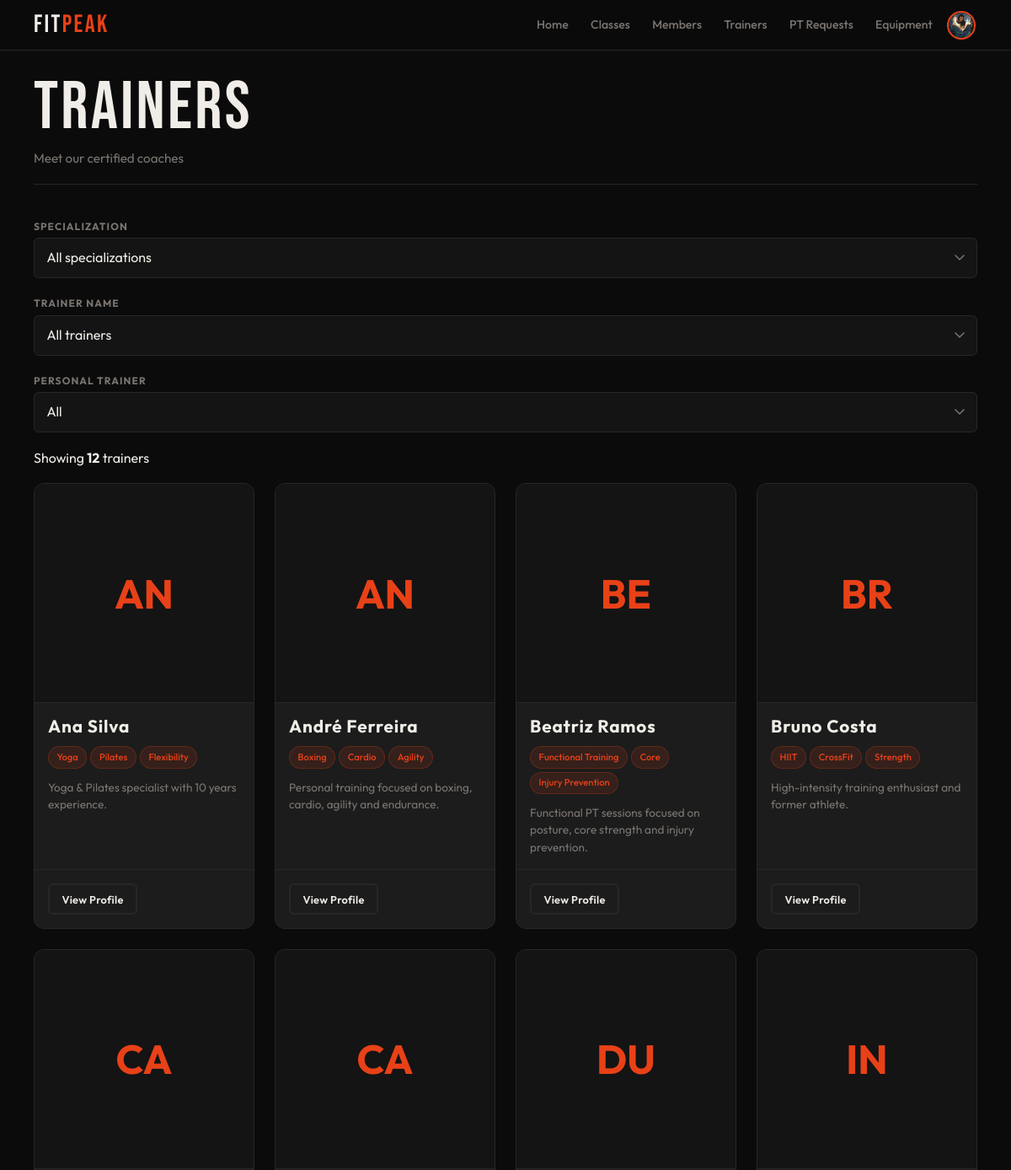
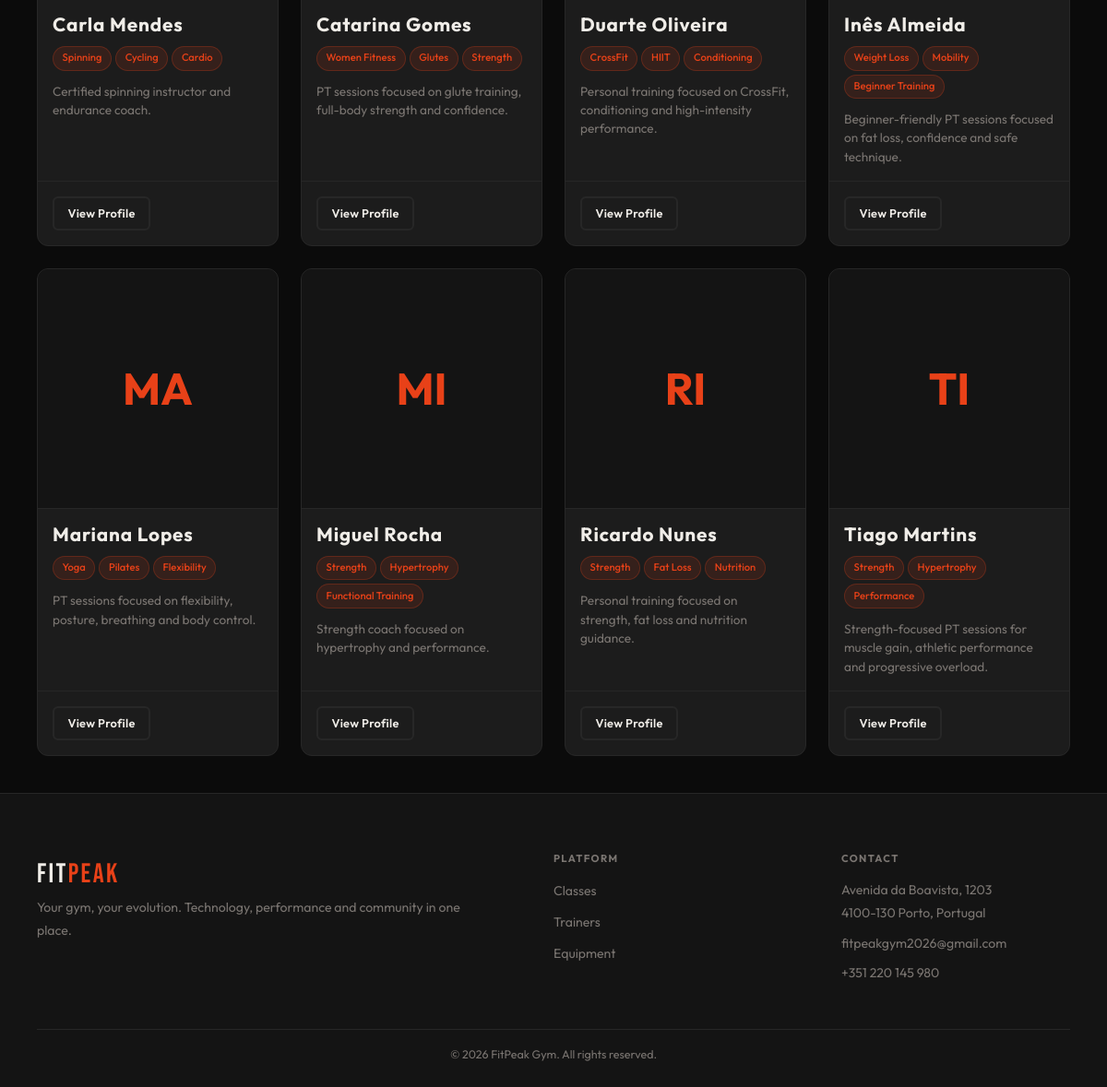
Page /trainer/trainers.php (signed in) on the committed database (2 pictures, top to bottom).
### tables this page shows
CREATE TABLE users (
    id         INTEGER  PRIMARY KEY AUTOINCREMENT,
    name       TEXT     NOT NULL,
    username   TEXT     UNIQUE
                        NOT NULL,
    email      TEXT     UNIQUE
                        NOT NULL,
    password   TEXT     NOT NULL,
    role       TEXT     NOT NULL
                        DEFAULT 'member'
                        CHECK (role IN ('member', 'trainer', 'admin') ),
    is_admin   INTEGER  NOT NULL
                        DEFAULT 0,
    photo      TEXT     DEFAULT NULL,
    active     INTEGER  NOT NULL
                        DEFAULT 1,
    created_at DATETIME DEFAULT CURRENT_TIMESTAMP
);

### db/trainers.php (called while the page is built, shortened)
<?php
function getAllTrainers($pdo, $filters = []) {
    $sql = "
        SELECT
            u.id,
            u.name,
            u.username,
            u.email,
            u.photo,
            u.active,
            u.is_admin,
            tp.bio,
            tp.specializations,
            tp.certifications,
            tp.is_pt,
            tp.pt_description,
            tp.pt_hourly_rate,
            tp.pt_available,
            COALESCE(ROUND(AVG(r.rating), 1), 0) AS rating,
            COUNT(r.id) AS review_count
        FROM users u
        LEFT JOIN trainer_profiles tp ON u.id = tp.user_id
        LEFT JOIN class_schedules cs ON cs.trainer_id = u.id
        LEFT JOIN class_sessions sess ON sess.schedule_id = cs.id
        LEFT JOIN reviews r ON r.session_id = sess.id
        WHERE u.role = 'trainer'
    ";
    $params = [];
    if (!empty($filters['active_only'])) {
        $sql .= " AND u.active = 1";
    }
    $sql .= "
        GROUP BY u.id
        ORDER BY u.name ASC
    ";
    $stmt = $pdo->prepare($sql);
    $stmt->execute($params);
    return $stmt->fetchAll(PDO::FETCH_ASSOC);
}
?>

### trainer/trainers.php (the view, shortened to what this page needs)
<?php
require_once '../includes/header.php';
require_once '../includes/footer.php';
require_once '../db/trainers.php';
require_once '../template/trainers.php';
$pdo = getDatabaseConnection();
$filters = [
    'specialization' => $_GET['specialization'] ?? '',
    'trainer_id' => $_GET['trainer_id'] ?? '',
    'is_pt' => $_GET['is_pt'] ?? '',
    'active_only' => true
];
$trainers = getAllTrainers($pdo, $filters);
?>
<main class="main">
    <div class="container">
        <header class="page-header">
            <div class="page-header-row">
                <h1>Trainers</h1>
                <p>Meet our certified coaches</p>
            </div>
        </header>
        <section>
            <form id="filter-form" class="filter-bar" method="get" action="trainers.php">
                <div class="filter-group">
                    <label class="form-label" for="f-specialization">Specialization</label>
                    <select id="f-specialization" name="specialization" class="form-select">
                        <option value="">All specializations</option>
                    </select>
                </div>
                <div class="filter-group">
                    <label class="form-label" for="f-trainer">Trainer name</label>
                    <select id="f-trainer" name="trainer_id" class="form-select">
                        <option value="">All trainers</option>
                    </select>
                </div>
                <div class="filter-group">
                    <label class="form-label" for="f-is-pt">Personal Trainer</label>
                    <select id="f-is-pt" name="is_pt" class="form-select">
                        <option value="" <?= $filters['is_pt'] === '' ? 'selected' : '' ?>>All</option>
                    </select>
                </div>
            </form>
        </section>
        <div class="results-bar">
            <p class="results-count" id="results-count">
                Showing <strong id="trainer-count"><?= count($trainers) ?></strong> trainers
            </p>
        </div>
        <div id="trainer-list-container">
            <?php output_trainer_list($trainers); ?>
        </div>
    </div>
</main>

### template/trainers.php (shortened to what this page needs)
<?php
function output_trainer_list($trainers) {
    echo '<div class="trainer-grid">';
    foreach ($trainers as $trainer) output_trainer_card($trainer);
    echo '</div>';
}
function output_trainer_card($trainer) {
    $id = (int)$trainer['id'];
    $name = htmlspecialchars($trainer['name']);
    $bio = htmlspecialchars($trainer['bio'] ?? 'No bio provided yet.');
    $ptDescription = htmlspecialchars($trainer['pt_description'] ?? '');
    $specializations = array_map('trim', explode(',', $trainer['specializations'] ?? ''));
    $photo = !empty($trainer['photo']) ? htmlspecialchars($trainer['photo']) : null;
    $initials = htmlspecialchars(strtoupper(substr($trainer['name'], 0, 2)));
    ?>
    <article class="trainer-card">
        <div class="trainer-avatar">
            <?php if ($photo): ?>
                <img src="<?= $photo ?>" alt="<?= $name ?>">
            <?php else: ?>
                <div class="avatar-placeholder"><?= $initials ?></div>
            <?php endif; ?>
        </div>
        <div class="trainer-body">
            <h3 class="trainer-name"><?= $name ?></h3>
            <div class="trainer-specializations">
                <?php foreach ($specializations as $spec): ?>
                    <?php if ($spec !== ''): ?>
                        <span class="spec-badge"><?= htmlspecialchars($spec) ?></span>
                    <?php endif; ?>
                <?php endforeach; ?>
            </div>
            <p class="trainer-bio"><?= nl2br($ptDescription !== '' ? $ptDescription : $bio) ?></p>
        </div>
        <div class="trainer-foot trainer-foot-end">
            <a href="trainer_profile.php?id=<?= $id ?>" class="secondary-button btn-sm">View Profile</a>
        </div>
    </article>
    <?php
}
        ?>

### css/base.css (style rules this page uses)
:root { --bg: #0b0b0b; --surface: #141414; --card: #1c1c1c; --border: #272727; --accent: #e84118; --accent-glow: rgba(232, 65, 24, 0.28); --text: #f0ede8; --muted: #7a7571; --success: #2ed573; --warning: #ffa502; --danger: #ff4757; --info: #1e90ff; --ff-display: 'Bebas Neue', sans-serif; --ff-body: 'Outfit', sans-serif; --sp-xs: 0.25rem; --sp-sm: 0.5rem; --sp-md: 1rem; --sp-lg: clamp(1rem, 3vw, 1.5rem); --sp-xl: clamp(1.5rem, 5vw, 2.5rem); --sp-2xl: clamp(2rem, 7vw, 4rem); --nav-h: 60px; --r-sm: 6px; --r-md: 12px; --r-pill: 999px; --touch: 44px; --max-w: 1200px; --shadow-a: 0 0 24px var(--accent-glow); --t: 0.22s cubic-bezier(0.4, 0, 0.2, 1); }
*, *::before, *::after { box-sizing: border-box; margin: 0; padding: 0; }
html { font-size: 16px; scroll-behavior: smooth; -webkit-text-size-adjust: 100%; }
body { font-family: var(--ff-body); background: var(--bg); color: var(--text); line-height: 1.6; min-height: 100dvh; display: flex; flex-direction: column; overflow-x: hidden; }
a { color: inherit; text-decoration: none; }
input, select, textarea { font: inherit; }
h1, h2, h3, h4, h5, h6 { font-family: var(--ff-display); letter-spacing: 0.04em; line-height: 1.1; font-weight: 400; }
h1 { font-size: clamp(2.2rem, 7vw, 5rem); }
h3, h4 { font-size: clamp(1rem, 2.5vw, 1.2rem); font-family: var(--ff-body); font-weight: 600; }
p { line-height: 1.75; }
.container { width: 100%; max-width: var(--max-w); margin-inline: auto; padding-inline: var(--sp-md); }
.main { flex: 1; padding-top: var(--nav-h); }
@media (min-width: 640px) { .container { padding-inline: var(--sp-lg); } }
@media (min-width: 1024px) { .container { padding-inline: var(--sp-xl); } }

### css/components.css (style rules this page uses)
.main-button, .secondary-button { display: inline-flex; align-items: center; justify-content: center; gap: 0.4em; min-height: var(--touch); border-radius: var(--r-sm); font-family: var(--ff-body); font-size: 0.95rem; font-weight: 600; letter-spacing: 0.02em; white-space: nowrap; cursor: pointer; transition: all var(--t); }
.secondary-button { background: transparent; border: 2px solid var(--border); color: var(--text); padding: 0.85rem 2rem; }
.btn-sm { padding: 0.4rem 0.9rem; font-size: 0.8rem; min-height: 36px; }
.page-header { padding-block: var(--sp-lg) var(--sp-md); border-bottom: 1px solid var(--border); margin-bottom: var(--sp-xl); }
.page-header h1 { margin-bottom: 0.2rem; }
.page-header p { color: var(--muted); font-size: 0.95rem; }
.form-label { display: block; font-size: 0.75rem; font-weight: 700; color: var(--muted); text-transform: uppercase; letter-spacing: 0.09em; margin-bottom: var(--sp-xs); }
.form-select, .filter-bar select { width: 100%; min-height: var(--touch); background: var(--surface); border: 1px solid var(--border); border-radius: var(--r-sm); color: var(--text); padding: 0.65rem 2.4rem 0.65rem 0.9rem; font-family: var(--ff-body); -webkit-appearance: none; appearance: none; cursor: pointer; background-repeat: no-repeat; background-position: right 0.9rem center; transition: border-color var(--t), box-shadow var(--t), background var(--t); }
.form-select option, .filter-bar select option { background: var(--surface); color: var(--text); }

### rows in the picture
users: name "AN", name "Ana Silva", spec "Yoga", spec "Pilates", spec "Flexibility", bio "Yoga & Pilates specialist with 10 years experience."
users: name "AN", name "André Ferreira", spec "Boxing", spec "Cardio", spec "Agility", bio "Personal training focused on boxing, cardio, agility and endurance."
users: name "BE", name "Beatriz Ramos", spec "Functional Training", spec "Core", spec "Injury Prevention", bio "Functional PT sessions focused on posture, core strength and injury prevention."
users: name "BR", name "Bruno Costa", spec "HIIT", spec "CrossFit", spec "Strength", bio "High-intensity training enthusiast and former athlete."
users: name "CA", name "Carla Mendes", spec "Spinning", spec "Cycling", spec "Cardio", bio "Certified spinning instructor and endurance coach."
users: name "CA", name "Catarina Gomes", spec "Women Fitness", spec "Glutes", spec "Strength", bio "PT sessions focused on glute training, full-body strength and confidence."
users: name "DU", name "Duarte Oliveira", spec "CrossFit", spec "HIIT", spec "Conditioning", bio "Personal training focused on CrossFit, conditioning and high-intensity performance."
users: name "IN", name "Inês Almeida", spec "Weight Loss", spec "Mobility", spec "Beginner Training", bio "Beginner-friendly PT sessions focused on fat loss, confidence and safe technique."
users: name "MA", name "Mariana Lopes", spec "Yoga", spec "Pilates", spec "Flexibility", bio "PT sessions focused on flexibility, posture, breathing and body control."
users: name "MI", name "Miguel Rocha", spec "Strength", spec "Hypertrophy", spec "Functional Training", bio "Strength coach focused on hypertrophy and performance."
users: name "RI", name "Ricardo Nunes", spec "Strength", spec "Fat Loss", spec "Nutrition", bio "Personal training focused on strength, fat loss and nutrition guidance."
users: name "TI", name "Tiago Martins", spec "Strength", spec "Hypertrophy", spec "Performance", bio "Strength-focused PT sessions for muscle gain, athletic performance and progressive overload."

### other values in the picture
count($trainers) "12"
